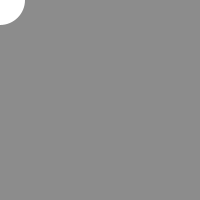
Frame 1 (no input)
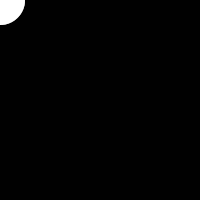
Frame 60 (the mouse pressed at the canvas centre just before this capture)
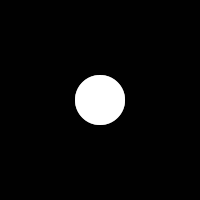
Frame 120 (the mouse held since frame 60 and released just before this capture)

The Processing sketch that drew these frames (run headless with seeded random() and noise(); from frame 60 on, the mouse is pressed at the canvas centre):

// Processing sketch: processing_2110
// ── processing_2110.pde

float stiffness = 0.2;
float damping = .75;
float velocityX = 0.0;
float velocityY = 0.0;
float targetY;
float targetX;
float forceX;
float forceY;
float y;
float x;

void setup(){
  size (200,200);
  noStroke();
}

void draw(){
  fill(0, 80);
  rect(0,0,width,height);
  fill(255);
  float forceY = stiffness*(targetY-y);
  float forceX = stiffness*(targetX-x);
  velocityX=damping*(velocityX+forceX);
  velocityY=damping*(velocityY+forceY);
  y+=velocityY;
  x+=velocityX;
  ellipse(x,y,50,50);
  targetY=mouseY;
  targetX=mouseX;
}
